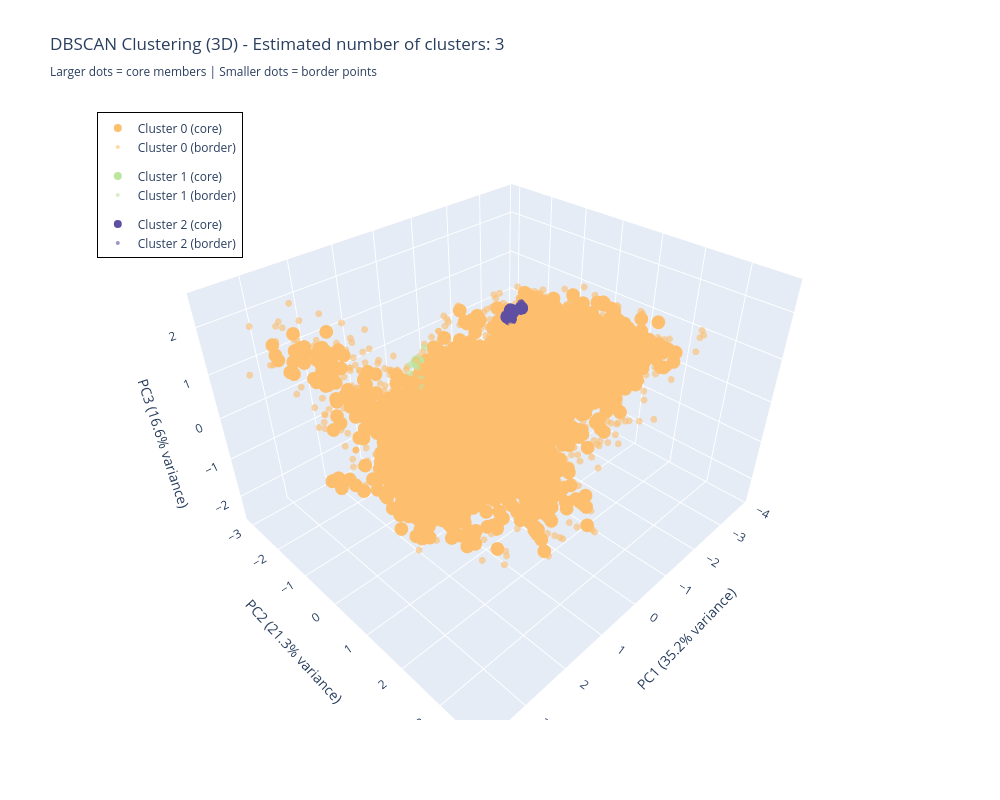

Notebook cell for this chart:
### Code cell
#Apply PCA to reduce to 3 dimensions for interactive visualization with Plotly
from sklearn.decomposition import PCA
import plotly.graph_objects as go

pca = PCA(n_components=3)
df_pca = pca.fit_transform(df_scaled)
df_pca = pd.DataFrame(df_pca, columns=['PC1', 'PC2', 'PC3'])

# Create traces for each cluster
fig = go.Figure()

unique_labels = set(labels)
colors_hex = [f'rgb{tuple([int(c*255) for c in plt.cm.Spectral(each)[:3]])}' 
              for each in np.linspace(0, 1, len(unique_labels))]

# Create a mapping of clusters to colors for legend
cluster_color_map = {}
for k, col_hex in zip(sorted(unique_labels), colors_hex):
    cluster_color_map[k] = col_hex

for k, col_hex in zip(sorted(unique_labels), colors_hex):
    if k == -1:
        continue  # Skip noise points for clarity
    class_member_mask = (labels == k)
    xy = df_pca[class_member_mask]
    
    # Get material indices for this cluster
    material_indices = df_slme[class_member_mask].index
    material_info = [f"Material ID: {idx}" for idx in material_indices]
    
    # Separate core and non-core points
    is_core = core_samples_mask[class_member_mask]
    
    # Plot core samples
    core_points = xy[is_core]
    core_materials = [material_info[i] for i, is_c in enumerate(is_core) if is_c]
    
    if len(core_points) > 0:
        fig.add_trace(go.Scatter3d(
            x=core_points['PC1'], y=core_points['PC2'], z=core_points['PC3'],
            mode='markers',
            name=f'Cluster {k} (core)',
            marker=dict(size=8, color=col_hex, opacity=1.0),
            text=core_materials,
            hovertemplate=f'<b>Cluster {k} (Core)</b><br>%{{text}}<br>PC1: %{{x:.3f}}<br>PC2: %{{y:.3f}}<br>PC3: %{{z:.3f}}<extra></extra>',
            legendgroup=f'cluster_{k}',
            showlegend=True
        ))
    
    # Plot non-core samples
    non_core_points = xy[~is_core]
    non_core_materials = [material_info[i] for i, is_nc in enumerate(is_core) if not is_nc]
    
    if len(non_core_points) > 0:
        fig.add_trace(go.Scatter3d(
            x=non_core_points['PC1'], y=non_core_points['PC2'], z=non_core_points['PC3'],
            mode='markers',
            name=f'Cluster {k} (border)',
            marker=dict(size=4, color=col_hex, opacity=0.6),
            text=non_core_materials,
            hovertemplate=f'<b>Cluster {k} (Border)</b><br>%{{text}}<br>PC1: %{{x:.3f}}<br>PC2: %{{y:.3f}}<br>PC3: %{{z:.3f}}<extra></extra>',
            legendgroup=f'cluster_{k}',
            showlegend=True
        ))

n_clusters_ = len(set(labels)) - (1 if -1 in labels else 0)
fig.update_layout(
    title=f'DBSCAN Clustering (3D) - Estimated number of clusters: {n_clusters_}<br><sub>Larger dots = core members | Smaller dots = border points</sub>',
    scene=dict(
        xaxis_title=f'PC1 ({pca.explained_variance_ratio_[0]*100:.1f}% variance)',
        yaxis_title=f'PC2 ({pca.explained_variance_ratio_[1]*100:.1f}% variance)',
        zaxis_title=f'PC3 ({pca.explained_variance_ratio_[2]*100:.1f}% variance)'
    ),
    width=1000,
    height=800,
    hovermode='closest',
    showlegend=True,
    legend=dict(
        x=0.02,
        y=0.98,
        bgcolor='rgba(255, 255, 255, 0.8)',
        bordercolor='Black',
        borderwidth=1
    )
)
fig.show()

# Print label explanation
print("=" * 60)
print("DBSCAN Label Explanation:")
print("=" * 60)
print(f"Each point in the plot has a cluster label:")
print(f"  • Labels 0, 1, 2, ... = Cluster membership numbers")
print(f"  • Label -1 = Noise points (outliers not assigned to any cluster)")
print(f"\nPoint Types:")
print(f"  • Core members (larger dots): Points at the center of clusters")
print(f"  • Border points (smaller dots): Points on the edges of clusters")
print(f"\nCurrent Clustering Results:")
print(f"  • Number of clusters found: {n_clusters_}")
print(f"  • Number of noise points: {sum(labels == -1)}")
print(f"  • Total materials analyzed: {len(labels)}")
print("=" * 60)

### Figure 1 — Plotly figure (JSON) as saved in the notebook; plotly's stock layout.template omitted (floating-point values rounded to 4 significant figures; data arrays with more than 128 entries replaced by an {"elided": "..."} marker saying what was removed)
{"data": [{"hovertemplate": "<b>Cluster 0 (Core)</b><br>%{text}<br>PC1: %{x:.3f}<br>PC2: %{y:.3f}<br>PC3: %{z:.3f}<extra></extra>", "legendgroup": "cluster_0", "marker": {"color": "rgb(253, 190, 110)", "opacity": 1, "size": 8}, "mode": "markers", "name": "Cluster 0 (core)", "showlegend": true, "text": {"elided": "7204 str values"}, "type": "scatter3d", "x": {"elided": "7204 float values"}, "y": {"elided": "7204 float values"}, "z": {"elided": "7204 float values"}}, {"hovertemplate": "<b>Cluster 0 (Border)</b><br>%{text}<br>PC1: %{x:.3f}<br>PC2: %{y:.3f}<br>PC3: %{z:.3f}<extra></extra>", "legendgroup": "cluster_0", "marker": {"color": "rgb(253, 190, 110)", "opacity": 0.6, "size": 4}, "mode": "markers", "name": "Cluster 0 (border)", "showlegend": true, "text": {"elided": "1283 str values"}, "type": "scatter3d", "x": {"elided": "1283 float values"}, "y": {"elided": "1283 float values"}, "z": {"elided": "1283 float values"}}, {"hovertemplate": "<b>Cluster 1 (Core)</b><br>%{text}<br>PC1: %{x:.3f}<br>PC2: %{y:.3f}<br>PC3: %{z:.3f}<extra></extra>", "legendgroup": "cluster_1", "marker": {"color": "rgb(190, 229, 160)", "opacity": 1, "size": 8}, "mode": "markers", "name": "Cluster 1 (core)", "showlegend": true, "text": ["Material ID: 2513", "Material ID: 39412"], "type": "scatter3d", "x": [0.5841, 0.266], "y": [-1.353, -0.7765], "z": [0.6309, 0.3908]}, {"hovertemplate": "<b>Cluster 1 (Border)</b><br>%{text}<br>PC1: %{x:.3f}<br>PC2: %{y:.3f}<br>PC3: %{z:.3f}<extra></extra>", "legendgroup": "cluster_1", "marker": {"color": "rgb(190, 229, 160)", "opacity": 0.6, "size": 4}, "mode": "markers", "name": "Cluster 1 (border)", "showlegend": true, "text": ["Material ID: 541", "Material ID: 621", "Material ID: 2297", "Material ID: 2827", "Material ID: 4070", "Material ID: 4627", "Material ID: 5276", "Material ID: 5890", "Material ID: 6232", "Material ID: 7580", "Material ID: 12229", "Material ID: 19302", "Material ID: 29569", "Material ID: 39594", "Material ID: 39959", "Material ID: 47311"], "type": "scatter3d", "x": [-0.02734, 0.1828, 0.3565, 1.037, 0.1825, 0.705, 0.1823, -0.03906, 0.7998, 0.3571, 0.6634, -0.291, 0.318, 0.5599, -0.03923, 0.6441], "y": [-0.9073, -1.171, -1.289, -1.018, -1.172, -1.439, -1.172, -0.585, -1.084, -1.288, -1.147, -0.7085, -1.435, -1.025, -0.5848, -1.17], "z": [0.272, 0.3821, 0.2966, 0.719, 0.3821, 0.5724, 0.3821, 0.2442, 0.7237, 0.2965, 0.4311, 0.4357, 0.8238, 0.06021, 0.2438, 0.132]}, {"hovertemplate": "<b>Cluster 2 (Core)</b><br>%{text}<br>PC1: %{x:.3f}<br>PC2: %{y:.3f}<br>PC3: %{z:.3f}<extra></extra>", "legendgroup": "cluster_2", "marker": {"color": "rgb(94, 79, 162)", "opacity": 1, "size": 8}, "mode": "markers", "name": "Cluster 2 (core)", "showlegend": true, "text": ["Material ID: 2802", "Material ID: 3115", "Material ID: 3277", "Material ID: 3663", "Material ID: 4089", "Material ID: 4767", "Material ID: 5482", "Material ID: 5558", "Material ID: 6721", "Material ID: 6827", "Material ID: 6925", "Material ID: 24993", "Material ID: 30643", "Material ID: 35167", "Material ID: 39425", "Material ID: 41344", "Material ID: 62914"], "type": "scatter3d", "x": [-1.523, -1.53, -1.533, -1.53, -1.53, -1.303, -1.407, -1.53, -1.38, -1.283, -1.523, -1.41, -1.303, -1.281, -1.213, -1.53, -1.362], "y": [-0.7711, -0.7747, -0.7739, -0.7747, -0.7747, -0.6135, -0.6986, -0.7747, -0.6772, -0.6777, -0.7705, -0.4053, -0.6132, -0.6752, -0.5657, -0.7752, -0.6411], "z": [1.179, 1.179, 1.179, 1.179, 1.179, 1.167, 1.293, 1.179, 1.29, 1.199, 1.179, 1.449, 1.168, 1.198, 1.287, 1.179, 1.275]}, {"hovertemplate": "<b>Cluster 2 (Border)</b><br>%{text}<br>PC1: %{x:.3f}<br>PC2: %{y:.3f}<br>PC3: %{z:.3f}<extra></extra>", "legendgroup": "cluster_2", "marker": {"color": "rgb(94, 79, 162)", "opacity": 0.6, "size": 4}, "mode": "markers", "name": "Cluster 2 (border)", "showlegend": true, "text": ["Material ID: 27371", "Material ID: 29555", "Material ID: 62856"], "type": "scatter3d", "x": [-1.636, -1.636, -1.657], "y": [-0.6252, -0.6254, -0.617], "z": [1.408, 1.408, 1.387]}], "layout": {"height": 800, "hovermode": "closest", "legend": {"bgcolor": "rgba(255, 255, 255, 0.8)", "bordercolor": "Black", "borderwidth": 1, "x": 0.02, "y": 0.98}, "scene": {"xaxis": {"title": {"text": "PC1 (35.2% variance)"}}, "yaxis": {"title": {"text": "PC2 (21.3% variance)"}}, "zaxis": {"title": {"text": "PC3 (16.6% variance)"}}}, "showlegend": true, "title": {"text": "DBSCAN Clustering (3D) - Estimated number of clusters: 3<br><sub>Larger dots = core members | Smaller dots = border points</sub>"}, "width": 1000}}
